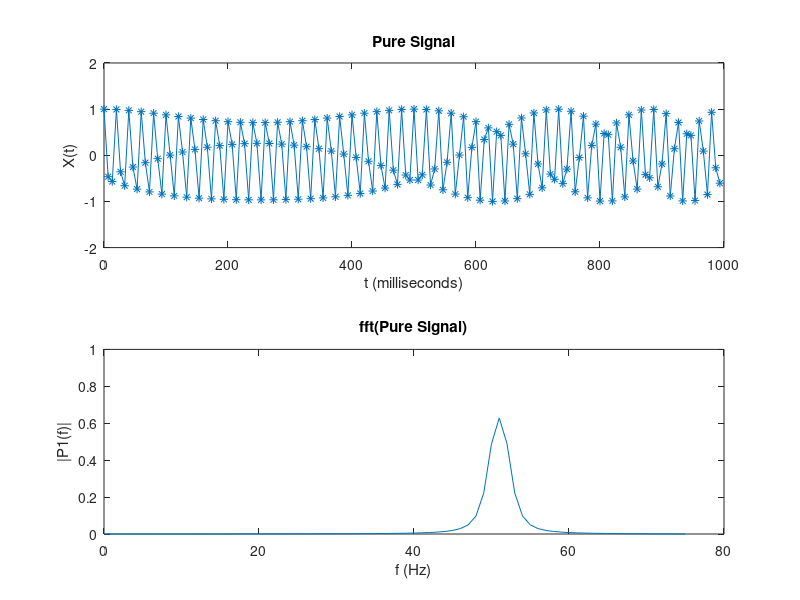

MATLAB code to generate this figure:
close all
% Generate a signal 1 second long with 1000 sampling frequency
% Generate noise
% Plot signal, noise, and their sum (a noisy signal)
% plot their fourier transforms

%Fs = 1000;             % Sampling frequency
Fs = 150*1;             % Sampling frequency
T = 1/Fs;             % Sampling period
L = Fs;               % Length of signal (Always one second long)
%L = 1000;               % Length of signal (Always one second long)
t = (0:L-1)*T;        % Time vector
fucktard = 1:150;

w0 = 50;      % Hz


%k = (1-0)/(0-150);
f = @(t) -1*t + 1;

%Form a signal containing a 50 Hz sinusoid of amplitude 1.
%S = f(t).*sin(2*pi*50*t);
S =  cos(2*pi.*t.*(2.*t + 49));
%S = (k*t + 1).*(1/2).*( exp(-j*2*pi*w0*t) + exp(j*2*pi*w0*t)) ;

%fplot(f)
%return

%Noise
N = randn(size(t));
%Noisy Signal
X = S + N;

%FIG 1 PURE SIGNAL
figure(1), subplot(2,1,1)
plot(1000*t,S, '-*')
title('Pure Signal')
xlabel('t (milliseconds)')
ylabel('X(t)')
ylim([-2 2])



%FIG 4 PURE SIGNAL FFT
Y = fft(S);
f = Fs*(0:(L/2))/L;
P2 = abs(Y/L);
P1 = P2(1:L/2+1);
P1(2:end-1) = 2*P1(2:end-1);
subplot(2,1,2)
plot(f, P1)
title('fft(Pure Signal)') %Single-Sided Amplitude Spectrum of S(t)
xlabel('f (Hz)')
ylabel('|P1(f)|')
ylim([0, 1])



function x = mytestplot()
    figure(1), subplot(1,2,1)
    plot(1000*t(fucktard),f(fucktard), '-*')
    figure(1), subplot(1,2,2)
    plot(1000*t(fucktard),fS(fucktard), '-*')
end
